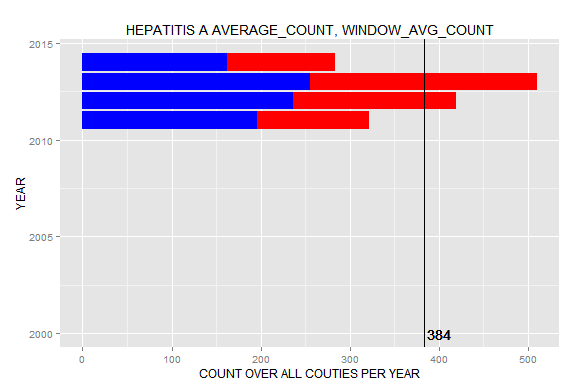

This figure's R source:
df <- data.frame(fromJSON(getURL(URLencode(gsub("\n", " ", 'skipper.cs.utexas.edu:5001/rest/native/?query=
"select YEAR, DISEASE, sum_COUNT, sum(sum_COUNT) 
                                                OVER (PARTITION BY DISEASE) as window_avg_COUNT
                                                from 
                                                (select YEAR, DISEASE, sum(COUNT) as sum_COUNT
                                                from Infectious_Diseases
                                                where DISEASE = (\'Hepatitis A\') and (SEX=(\'Male\') OR SEX=(\'Female\') )
                                                group by YEAR, DISEASE)
                                                order by DISEASE;"
                                                ')), httpheader=c(DB='jdbc:oracle:thin:@sayonara.microlab.cs.utexas.edu:1521:orcl', USER='C##cs329e_hys82', PASS='orcl_hys82', MODE='native_mode', MODEL='model', returnDimensions = 'False', returnFor = 'JSON', p1=KPI_Low_Max_value, p2=KPI_Medium_Max_value), verbose = TRUE))); 

dfMALE <- data.frame(fromJSON(getURL(URLencode(gsub("\n", " ", 'skipper.cs.utexas.edu:5001/rest/native/?query=
                                                    "select YEAR, DISEASE, sum_COUNT, sum(sum_COUNT) 
                                                    OVER (PARTITION BY DISEASE) as window_avg_COUNT
                                                    from 
                                                    (select YEAR, DISEASE, sum(COUNT) as sum_COUNT
                                                    from Infectious_Diseases
                                                    where DISEASE = (\'Hepatitis A\') and SEX=(\'Male\')
                                                    group by YEAR, DISEASE)
                                                    order by DISEASE;"
                                                    ')), httpheader=c(DB='jdbc:oracle:thin:@sayonara.microlab.cs.utexas.edu:1521:orcl', USER='C##cs329e_hys82', PASS='orcl_hys82', MODE='native_mode', MODEL='model', returnDimensions = 'False', returnFor = 'JSON', p1=KPI_Low_Max_value, p2=KPI_Medium_Max_value), verbose = TRUE)));

ggplot() + 
  coord_cartesian() + 
  scale_x_continuous() +
  scale_y_continuous() +
  labs(title='HEPATITIS A AVERAGE_COUNT, WINDOW_AVG_COUNT') +
  labs(x=paste("YEAR"), y=paste("COUNT OVER ALL COUTIES PER YEAR")) +
  layer(data=df, 
        mapping=aes(x=YEAR, y=SUM_COUNT), 
        stat="identity", 
        stat_params=list(), 
        geom="bar",
        geom_params=list(fill="RED"), 
        position=position_identity()
  ) + coord_flip() +
  layer(data=dfMALE, 
        mapping=aes(x=YEAR, y=SUM_COUNT), 
        stat="identity", 
        stat_params=list(), 
        geom="bar",
        geom_params=list(fill="BLUE"), 
        position=position_identity()
  ) + coord_flip() +
  layer(data=df, 
        mapping=aes(yintercept = WINDOW_AVG_COUNT/4), 
        geom="hline",
        geom_params=list(colour="BLACK")
  ) +
  layer(data=df, 
        mapping=aes(x=2000, y=round(WINDOW_AVG_COUNT/4), label=round(WINDOW_AVG_COUNT/4)), 
        stat="identity", 
        stat_params=list(), 
        geom="text",
        geom_params=list(colour="black", hjust=-.1), 
        position=position_identity()
  )
